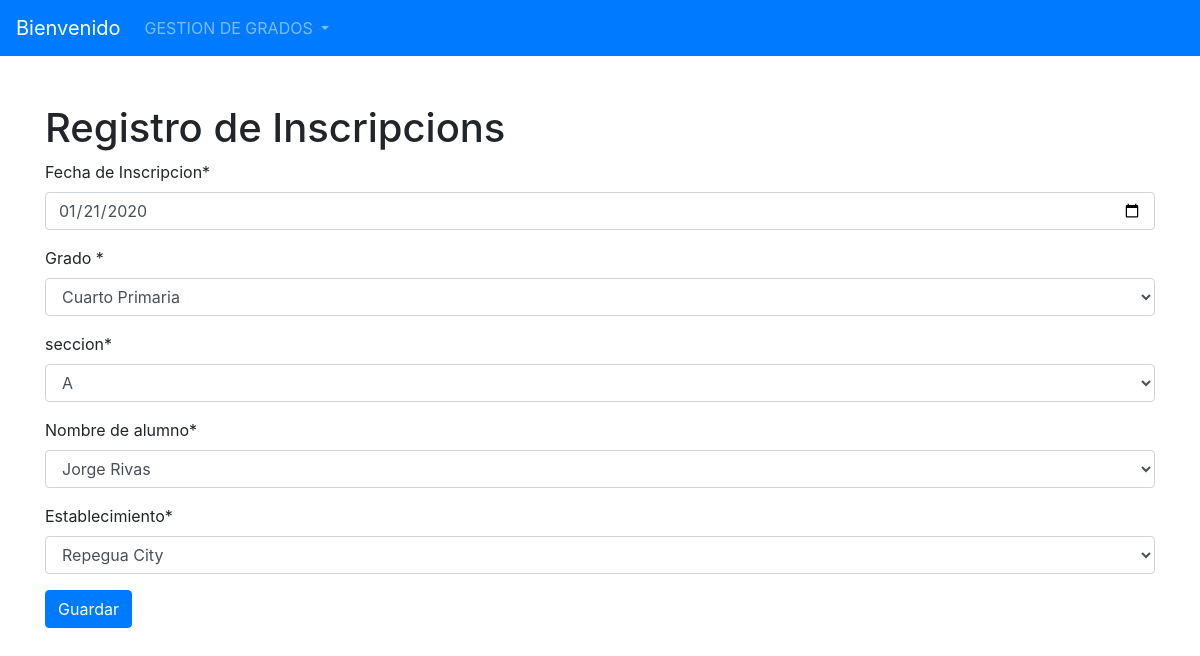
Screenshot of /editarInscripcions/1 with the database file from the repository.
### Models/Inscripcion/models.py (models this page shows, shortened)
class Inscripcion(models.Model):
    id_ins = models.AutoField(primary_key=True)
    fecha = models.DateField()
    grado_id_grado = models.ForeignKey(Grado, on_delete=models.CASCADE)
    seccion_id_seccion= models.ForeignKey(Seccion, on_delete=models.CASCADE)
    alumno_id_alumno = models.ForeignKey(Alumno, on_delete=models.CASCADE)
    establecimiento_id_esta=models.ForeignKey(Establecimiento, on_delete=models.CASCADE)

### Models/Inscripcion/views.py (the view)
# urls.py: path("editarInscripcions/<id>",FormularioInscripcionView.modificarInscripcion, name="MODIFICARINSCRIPCION"),
    def modificarInscripcion(request, id):
            MOD= Inscripcion.objects.get(id_ins=id)
            data = {
                'form': FormularioInscripcion(instance=MOD)
            }
            if request.method == 'POST':
                formulario = FormularioInscripcion(data=request.POST, instance=MOD)
                if formulario.is_valid():
                    formulario.save()
                    data['mensaje'] = "Se ha actualizado el registro."
                    data['form'] = formulario
            return render(request, 'Modificar_inscripcion.html', data)

### Models/Inscripcion/FormsInscripcion.py
class FormularioInscripcion(ModelForm):
    class Meta:
        model = Inscripcion
        fields = [
            'fecha',
            'grado_id_grado',
            'seccion_id_seccion',
            'alumno_id_alumno',
            'establecimiento_id_esta',
        ]
        labels = {
            'fecha': 'Fecha de Inscripcion',
            'seccion_id_seccion': 'seccion',
            'alumno_id_alumno': 'Nombre de alumno',
            'grado_id_grado': 'Grado ',
            'establecimiento_id_esta': 'Establecimiento',
        }
        widgets = {"fecha": DateInput(attrs={'type': 'date'})}

### Models/Alumno/models.py (called while the page is built)
    def __str__(self):
        return '{} {}'.format(self.Nombre, self.Apellido)

### Models/Establecimiento/models.py (called while the page is built)
    def __str__(self):
        return '{}'.format(self.Nombre)

### Models/Grado/models.py (called while the page is built)
    def __str__(self):
        return '{}'.format(self.Nombre)

### Models/Seccion/models.py (called while the page is built)
    def __str__(self):
            return '{}'.format(self.Nombre)

### Templates/Modificar_inscripcion.html (shortened to what this page needs)
{% extends 'index.html' %}
{% load crispy_forms_tags %}
{% block content %}
  <div id="content-wrapper" class="d-flex flex-column">
    <h1>Registro de Inscripcions </h1>
    <form action = "" method="POST" >
        {{ form|crispy}}
            <button type="submit" class="btn btn-primary">Guardar</button>
    </form>
    </div>
{% endblock %}

### rows the page displays
Inscripcion: fecha "01/21/2020", grado_id_grado "Cuarto Primaria", seccion_id_seccion "A", alumno_id_alumno "Jorge Rivas", establecimiento_id_esta "Repegua City"
